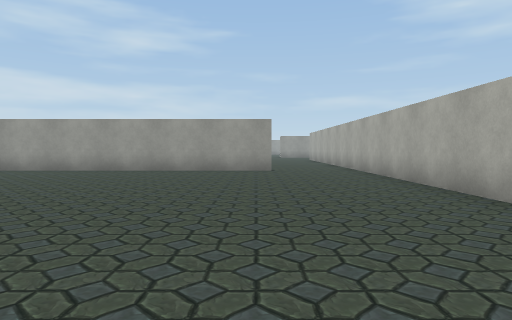
View 1 (above)

18 first-person views from a walk through a 3-D level made in the Unity game engine. The camera is 1.3 m above the floor, tilts 2° down and sees 75° across. The floor is counted in squares, 2 m on a side. Each view is taken from the middle of a square. On the plan, view 1 faces up. The plan holds only what a view shows up to about 10 squares ahead; the rest is blank. The place goes on beyond the plan. The player character is not drawn. Some surface patterns are stand-ins.

View 2
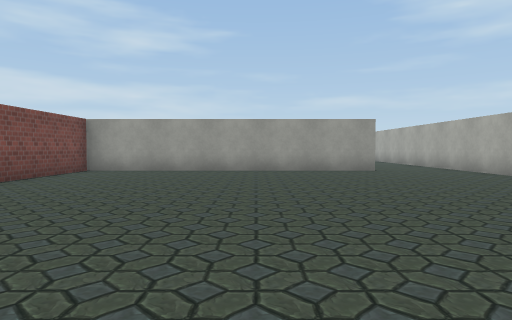

View 3
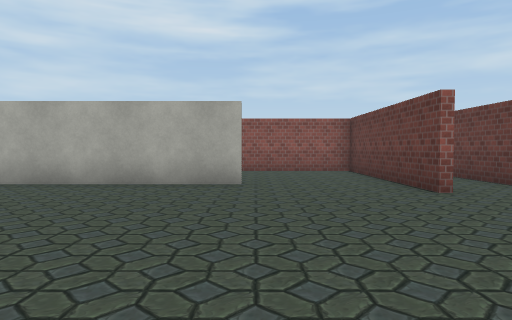

View 4
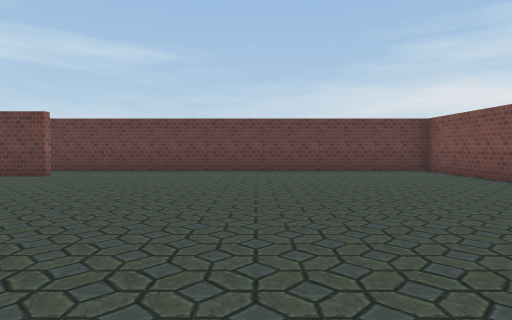

View 5
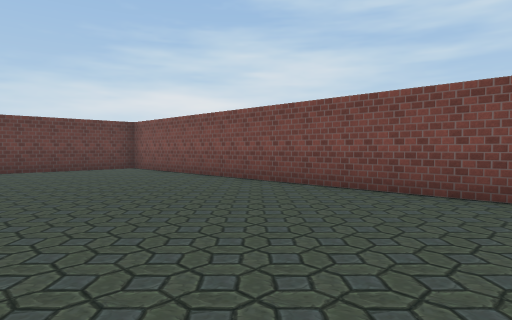

View 6
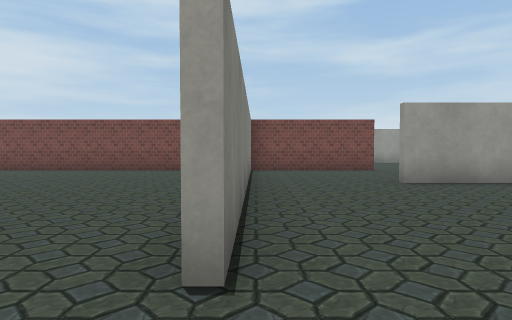

View 7
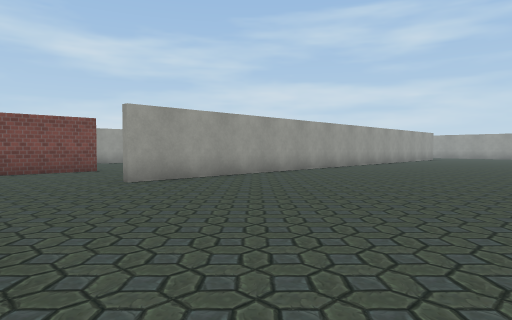

View 8
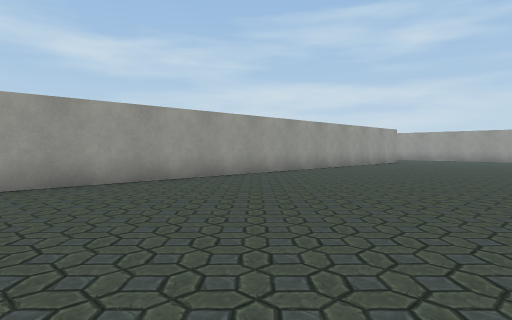

View 9
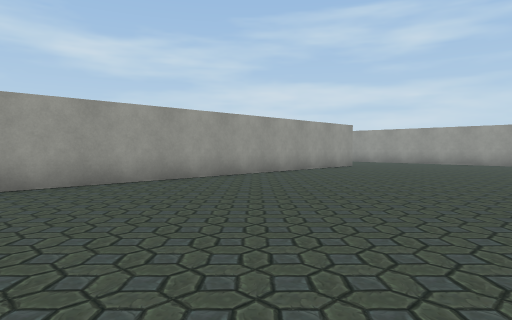

View 10
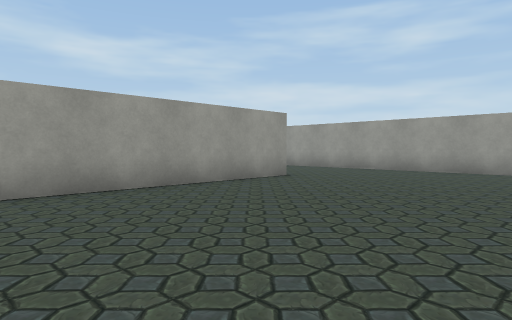

View 11
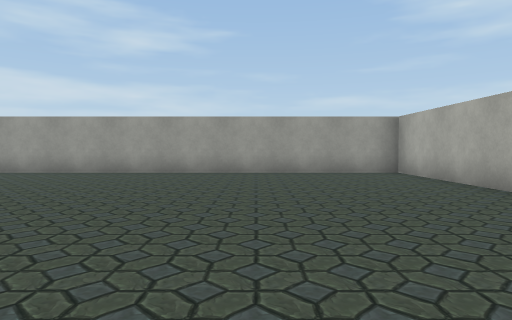

View 12
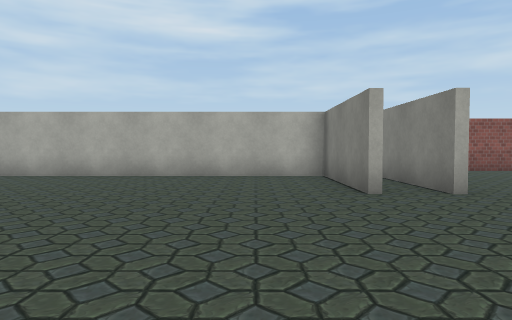

View 13
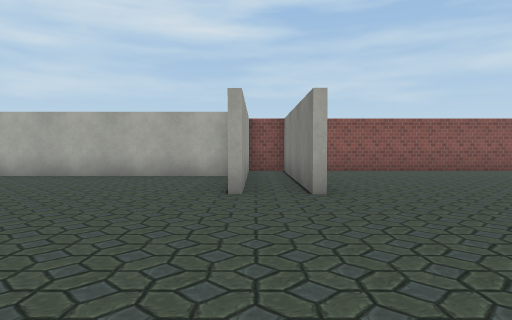

View 14
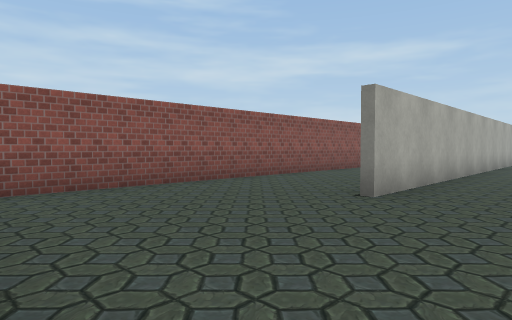

View 15
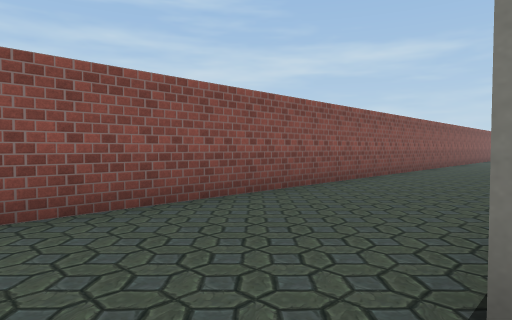

View 16
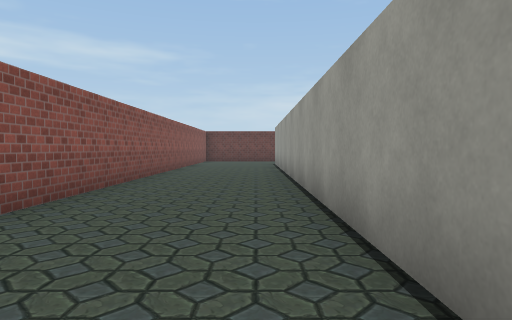

View 17
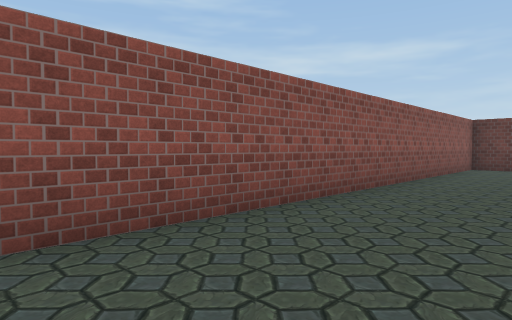

View 18
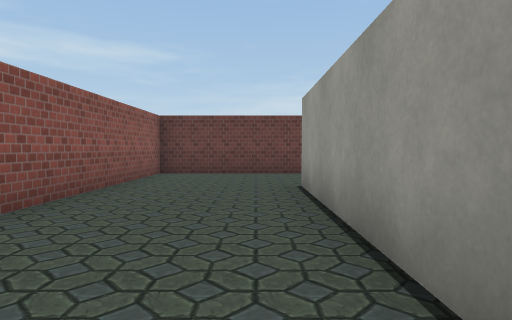

### Floor plan
Points are (right, up) in squares from view 1. A wall is a line through its corners. A room is listed if a view was taken in it or the views show most of it. See-through windows are left out.
Room 1 (views 1, 2, 3, 4, 5)
walls: (3, 1.2) (3, 9.4); (0.5, 9.6) (-8, 9.6); (-7.9, 10) (-7.9, -3.5) (4.6, -3.5)
ways out: opening at (1.5, 10) to room 2; opening at (2.7, 0) to room 2
Room 2 (views 6, 7, 8, 9, 10, 11, 12, 13, 14, 15, 16, 17, 18)
walls: (1.6, 23.2) (5, 23.2); (1.6, 24.4) (4.8, 24.4) (4.8, 33.9) (-5.9, 33.9); (3.2, 14) (3.2, 1.2); (-7.9, 13.5) (-7.9, 10); (3, 9.4) (3, 18.8); (-6.6, 9.9) (0.5, 9.9); (-4.2, 30.2) (-4.2, 12.8); (1.8, -1.7) (6.5, -1.7) (6.5, 22.4)
ways out: opening at (1.5, 10) to room 1; opening at (2.7, 0) to room 1; opening at (-8, 15)

Positions as (right, up) in squares from view 1, and headings:
1: (0, 0), facing up
2: (-3, 0), facing up
3: (-3, 1), facing right
4: (-3, 6), facing down
5: (-3, 7), facing down-left
6: (2, 10), facing left
7: (2, 10), facing up-left
8: (2, 15), facing up-left
9: (2, 19), facing up-left
10: (1, 24), facing up-left
11: (1, 25), facing up
12: (-3, 26), facing right
13: (-3, 24), facing right
14: (1, 23), facing down-right
15: (3, 20), facing down-right
16: (4, 15), facing down
17: (4, 10), facing down-right
18: (4, 7), facing down
